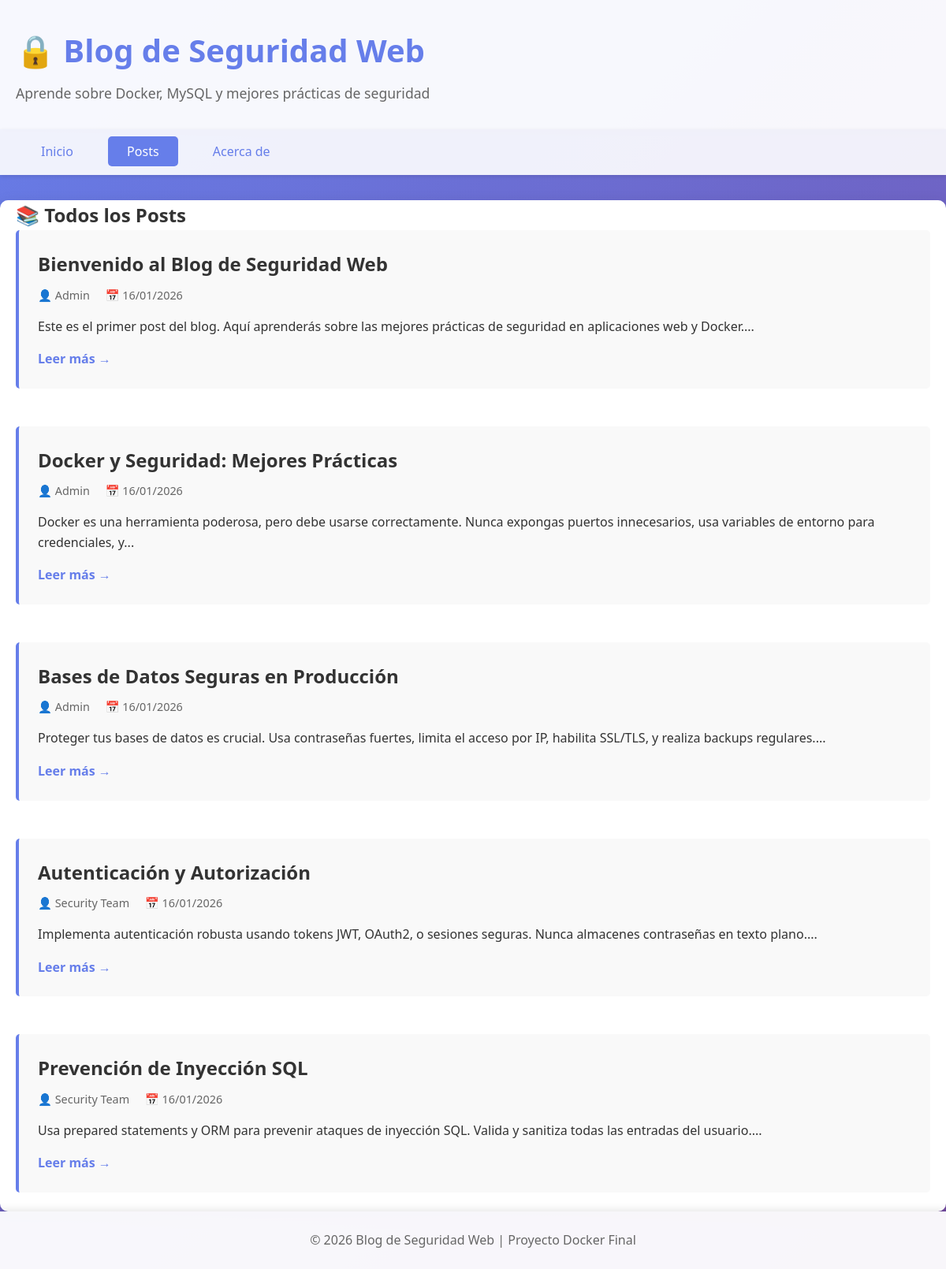
Page /app/posts.php on the committed database.
### tables this page shows
CREATE TABLE IF NOT EXISTS posts (
    id INT AUTO_INCREMENT PRIMARY KEY,
    title VARCHAR(255) NOT NULL,
    content TEXT NOT NULL,
    author VARCHAR(100) NOT NULL,
    created_at TIMESTAMP DEFAULT CURRENT_TIMESTAMP,
    updated_at TIMESTAMP DEFAULT CURRENT_TIMESTAMP ON UPDATE CURRENT_TIMESTAMP,
    INDEX idx_created_at (created_at),
    INDEX idx_author (author)
);

### app/db.php (called while the page is built, shortened)
<?php
class Database {
    private $conn;
    public function __construct() {
        try {
            $dsn = "mysql:host=" . DB_HOST . ";dbname=" . DB_NAME . ";charset=" . DB_CHARSET;
            $options = [
                PDO::ATTR_ERRMODE => PDO::ERRMODE_EXCEPTION,
                PDO::ATTR_DEFAULT_FETCH_MODE => PDO::FETCH_ASSOC,
                PDO::ATTR_EMULATE_PREPARES => false,
            ];
            $this->conn = new PDO($dsn, DB_USER, DB_PASS, $options);
        } catch (PDOException $e) {
            die("Error de conexión: " . $e->getMessage());
        }
    }
    public function getAllPosts() {
        $stmt = $this->conn->query("SELECT * FROM posts ORDER BY created_at DESC");
        return $stmt->fetchAll();
    }
}

### app/posts.php (the view, shortened to what this page needs)
<?php
require_once 'db.php';
$db = new Database();
$posts = $db->getAllPosts();
?>
<!DOCTYPE html>
<html lang="es">
<head>
    <link rel="stylesheet" href="css/style.css">
</head>
<body>
    <header>
        <div class="container">
            <h1>🔒 Blog de Seguridad Web</h1>
            <p>Aprende sobre Docker, MySQL y mejores prácticas de seguridad</p>
        </div>
    </header>
    <nav>
        <div class="container">
            <a href="index.php">Inicio</a>
            <a href="posts.php" class="active">Posts</a>
            <a href="about.php">Acerca de</a>
        </div>
    </nav>
    <main class="container">
        <h2>📚 Todos los Posts</h2>
        <section class="posts-grid">
            <?php if (empty($posts)): ?>
                <p class="no-posts">No hay posts disponibles.</p>
            <?php else: ?>
                <?php foreach ($posts as $post): ?>
                    <article class="post-card">
                        <h3><?php echo htmlspecialchars($post['title']); ?></h3>
                        <div class="post-meta">
                            <span class="author">👤 <?php echo htmlspecialchars($post['author']); ?></span>
                            <span class="date">📅 <?php echo date('d/m/Y', strtotime($post['created_at'])); ?></span>
                        </div>
                        <p><?php echo nl2br(htmlspecialchars(substr($post['content'], 0, 150))); ?>...</p>
                        <a href="post.php?id=<?php echo $post['id']; ?>" class="read-more">Leer más →</a>
                    </article>
                <?php endforeach; ?>
            <?php endif; ?>
        </section>
    </main>
    <footer>
        <div class="container">
            <p>&copy; 2026 Blog de Seguridad Web | Proyecto Docker Final</p>
        </div>
    </footer>
</body>
</html>

### app/css/style.css (style rules this page uses)
* { margin: 0; padding: 0; box-sizing: border-box; }
body { font-family: 'Segoe UI', Tahoma, Geneva, Verdana, sans-serif; line-height: 1.6; color: #333; background: linear-gradient(135deg, #667eea 0%, #764ba2 100%); min-height: 100vh; }
.container { max-width: 1200px; margin: 0 auto; padding: 0 20px; }
header { background: rgba(255, 255, 255, 0.95); padding: 2rem 0; box-shadow: 0 2px 10px rgba(0,0,0,0.1); }
header h1 { color: #667eea; font-size: 2.5rem; margin-bottom: 0.5rem; }
header p { color: #666; font-size: 1.1rem; }
nav { background: rgba(255, 255, 255, 0.9); padding: 1rem 0; margin-bottom: 2rem; box-shadow: 0 2px 5px rgba(0,0,0,0.1); }
nav a { color: #667eea; text-decoration: none; padding: 0.5rem 1.5rem; margin: 0 0.5rem; border-radius: 5px; transition: all 0.3s ease; font-weight: 500; }
nav a:hover, nav a.active { background: #667eea; color: white; }
main { background: white; border-radius: 10px; padding: 2rem; margin-bottom: 2rem; box-shadow: 0 5px 20px rgba(0,0,0,0.1); }
.post-card { background: #f9f9f9; border-left: 4px solid #667eea; padding: 1.5rem; margin-bottom: 1.5rem; border-radius: 5px; transition: transform 0.3s ease, box-shadow 0.3s ease; }
.post-card h3 { color: #333; margin-bottom: 0.5rem; font-size: 1.5rem; }
.post-meta { color: #666; font-size: 0.9rem; margin-bottom: 1rem; }
.post-meta span { margin-right: 1rem; }
.read-more { display: inline-block; color: #667eea; text-decoration: none; font-weight: 600; margin-top: 1rem; transition: color 0.3s ease; }
.posts-grid { display: grid; gap: 1.5rem; }
footer { background: rgba(255, 255, 255, 0.95); padding: 1.5rem 0; text-align: center; color: #666; box-shadow: 0 -2px 10px rgba(0,0,0,0.1); }

### rows in the picture
posts: title "Bienvenido al Blog de Seguridad Web", author "Admin", created_at "16/01/2026", content "Este es el primer post del blog. Aquí aprenderás sobre las mejores prácticas de seguridad en aplicaciones web y Docker."
posts: title "Docker y Seguridad: Mejores Prácticas", author "Admin", created_at "16/01/2026", content "Docker es una herramienta poderosa, pero debe usarse correctamente. Nunca expongas puertos innecesarios, usa variables de entorno para credenciales, y"
posts: title "Bases de Datos Seguras en Producción", author "Admin", created_at "16/01/2026", content "Proteger tus bases de datos es crucial. Usa contraseñas fuertes, limita el acceso por IP, habilita SSL/TLS, y realiza backups regulares."
posts: title "Autenticación y Autorización", author "Security Team", created_at "16/01/2026", content "Implementa autenticación robusta usando tokens JWT, OAuth2, o sesiones seguras. Nunca almacenes contraseñas en texto plano."
posts: title "Prevención de Inyección SQL", author "Security Team", created_at "16/01/2026", content "Usa prepared statements y ORM para prevenir ataques de inyección SQL. Valida y sanitiza todas las entradas del usuario."
